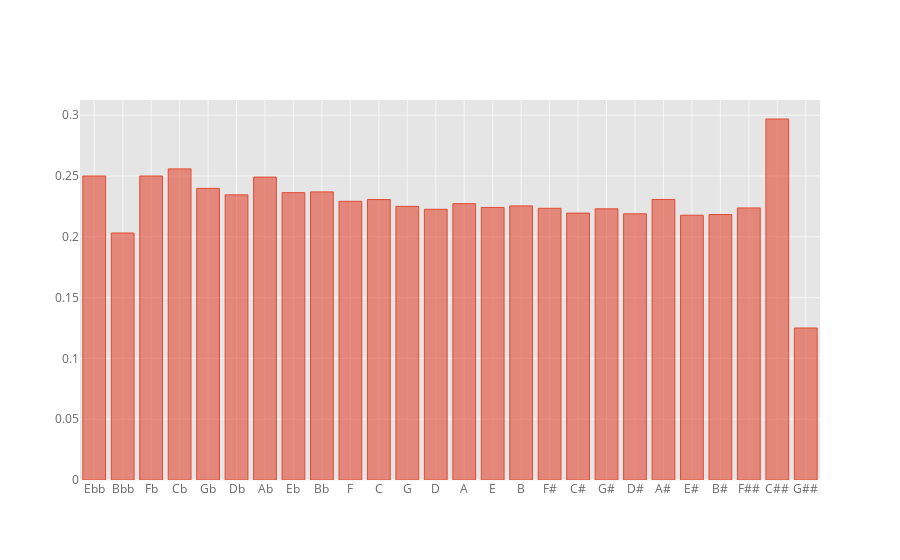

Source (notebook cell):
### Markdown cell above
The duration and count of tonal pitch-classes are analogously distributed over the corpus. This implies that the average duration of each note is roughly independent of its tonal pitch class.

### Code cell
average_duration = pd.DataFrame(tpc_distribution['duration_a']/tpc_distribution['count_a'], columns = ['Average duration'])

average_duration.iplot('bar')

### Figure 1 — Plotly figure (JSON) as saved in the notebook; plotly's stock layout.template omitted (floating-point values rounded to 4 significant figures)
{"data": [{"marker": {"color": "rgba(226, 74, 51, 0.6)", "line": {"color": "rgba(226, 74, 51, 1.0)", "width": 1}}, "name": "Average duration", "orientation": "v", "text": "", "type": "bar", "x": ["Ebb", "Bbb", "Fb", "Cb", "Gb", "Db", "Ab", "Eb", "Bb", "F", "C", "G", "D", "A", "E", "B", "F#", "C#", "G#", "D#", "A#", "E#", "B#", "F##", "C##", "G##"], "y": [0.25, 0.2031, 0.25, 0.2559, 0.2398, 0.2345, 0.2491, 0.2363, 0.2369, 0.2292, 0.2306, 0.225, 0.2226, 0.2273, 0.2241, 0.2254, 0.2234, 0.2195, 0.223, 0.2189, 0.2307, 0.2178, 0.2183, 0.2237, 0.2969, 0.125]}], "layout": {"legend": {"bgcolor": "#FFFFFF", "font": {"color": "#666666"}}, "paper_bgcolor": "#FFFFFF", "plot_bgcolor": "#E5E5E5", "title": {"font": {"color": "#151516"}}, "xaxis": {"gridcolor": "#F6F6F6", "showgrid": true, "tickfont": {"color": "#666666"}, "title": {"font": {"color": "#666666"}, "text": ""}, "zerolinecolor": "#F6F6F6"}, "yaxis": {"gridcolor": "#F6F6F6", "showgrid": true, "tickfont": {"color": "#666666"}, "title": {"font": {"color": "#666666"}, "text": ""}, "zerolinecolor": "#F6F6F6"}}}
